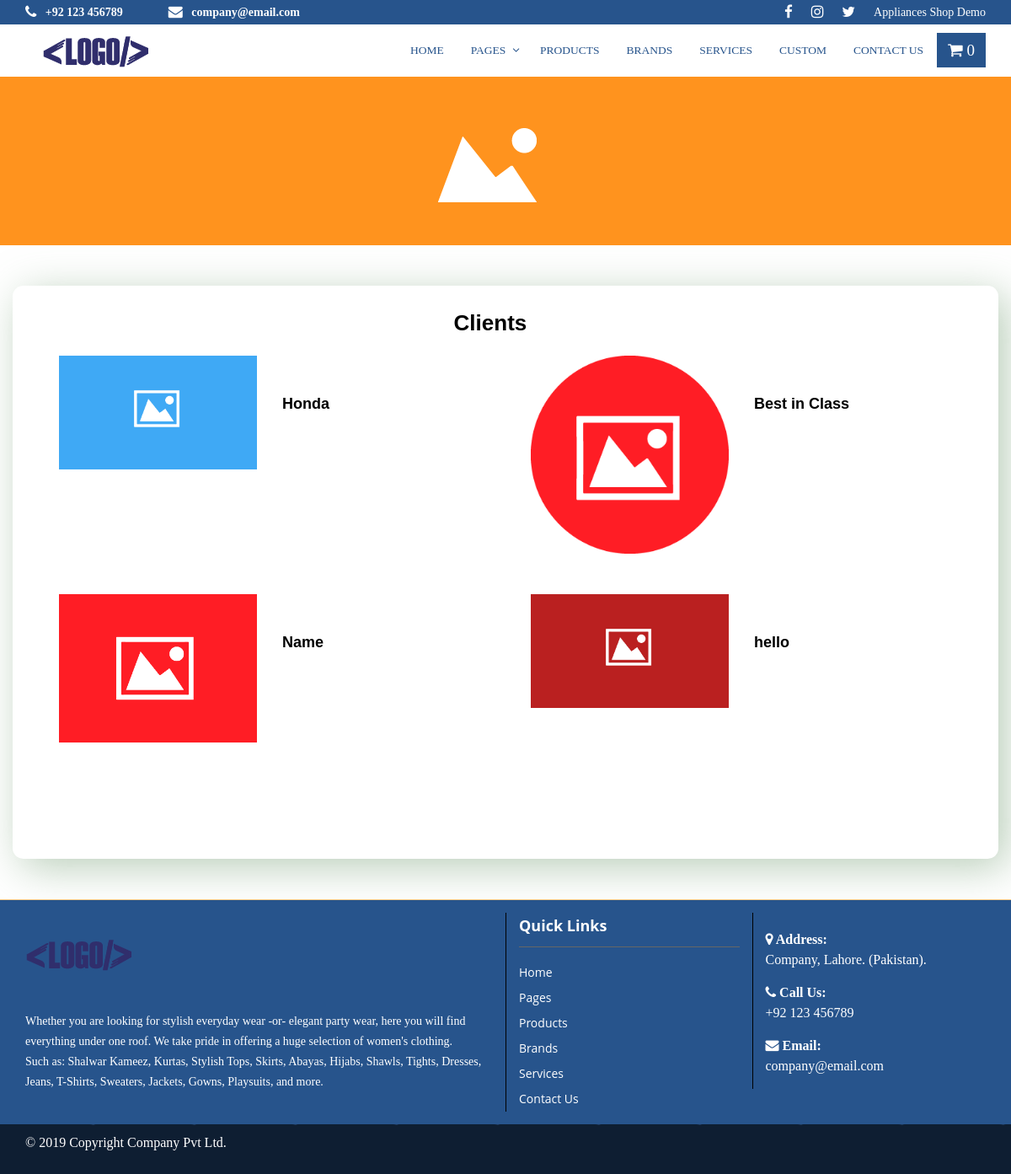
The page /client.php on the database its author committed.
### tables this page shows
CREATE TABLE IF NOT EXISTS `contact` (
  `id` int(11) NOT NULL AUTO_INCREMENT,
  `sitename` text,
  `logo` text,
  `phone` text,
  `email` text,
  `address` text,
  `gmaps` text,
  `cover` text,
  `post` text,
  `fpost` text,
  `facebook` text,
  `twitter` text,
  `insta` text,
  `youtube` text,
  PRIMARY KEY (`id`)
);

CREATE TABLE IF NOT EXISTS `pages` (
  `id` int(11) NOT NULL AUTO_INCREMENT,
  `name` text NOT NULL,
  `slug` varchar(90) NOT NULL,
  `icon` text,
  `metak` text,
  `metad` text,
  `cover` text,
  `post` text,
  `res` int(11) NOT NULL DEFAULT '0',
  `ordr` int(11) NOT NULL,
  `hide` int(11) NOT NULL DEFAULT '0',
  PRIMARY KEY (`id`),
  UNIQUE KEY `slug` (`slug`)
);

CREATE TABLE IF NOT EXISTS `clients` (
  `id` int(11) NOT NULL AUTO_INCREMENT,
  `catid` int(11) NOT NULL,
  `catslug` varchar(90) DEFAULT NULL,
  `name` text,
  `img` text,
  `url` text,
  `ordr` int(11) DEFAULT NULL,
  `feat` int(11) NOT NULL DEFAULT '1',
  PRIMARY KEY (`id`)
);

### client.php (the view, shortened to what this page needs)
<!DOCTYPE html>
<html lang="en">
<head>
  <?php include 'include/head.php'; ?>
  <?php if(empty( $_GET['page_name'])) $link = Null ?>
</head>
<body class="body-wrapper">
  <div class="main_wrapper">
  <?php include 'include/header.php'; ?>
  <?php
  $rows =mysqli_query($con,"SELECT * FROM pages where slug='clients' " ) or die(mysqli_error($con));
while($row=mysqli_fetch_array($rows)){
  $pagecover = $row['cover'];
}
?>
  <div class="banner">
    <img src="images/covers/<?php echo $pagecover ?>" class="img-responsive" width="100%">
  </div>
<br>
<br>
  <div class="container pbg">
    <div class="latest-projects text-center">
    <h2>Clients&nbsp;&nbsp;&nbsp;&nbsp;&nbsp;</h2>
    <div class="clearfix">&nbsp;</div>
    <div class="row">
    <?php
    $rows =mysqli_query($con,"SELECT * FROM clients  ORDER BY ordr" ) or die(mysqli_error($con));
    while($row=mysqli_fetch_array($rows)){
      $name = $row['name'];
      $img = $row['img'];
      ?>
    <div class="col-md-6">
        <div class="item-inner">
    <div class="item col-md-6 text-right">
              <div class="img">
                                <center>
                <figure id="">
                 <img  class="simg" src="images/clients/<?php echo $img ?>" alt="" id="img1c" />
                </figure>
                                </center>
              </div>
               <br>
              <br>
             </div>
               <div class="item col-md-6">
                   <br>
                   <br>
                      <h4 class="heading1" style="    text-align: left;"><?php echo $name ?></h4>
    </div>
        </div>
    </div>
  <?php } ?>
  </div>
  </div>
  </div>
    <?php include 'include/footer.php'; ?>
</div>
</body>
</html>

### include/header.php (shortened to what this page needs)
<?php
        $rows =mysqli_query($con,"SELECT * FROM shop where status='cart' AND device='$device'" ) or die(mysqli_error($con));        $rowcount=mysqli_num_rows($rows);
?>
<header class="header-wrapper">
    <div class="topbar clearfix bgcolor">
      <div class="container">
      <ul class="topbar-left ">
          <li><i class="fa fa-phone"></i> <?php echo $sitephone ?> </li>
          <li class="email-id"> <i class="fa fa-envelope"></i>
            <a class="theme-text" href="mailto:<?php echo $sitemail ?>"><?php echo $sitemail ?></a>
          </li>
        </ul>
        <ul class="topbar-right    hidden-xs  hidden-sm">
          <li><i class="fa fa-facebook"></i></li>
          <li><i class="fa fa-instagram"></i></li>
          <li><i class="fa fa-twitter"></i></li>
          <li><?php echo $sitename ?></li>
        </ul>
      </div>
    </div>
    <div class="header clearfix">
      <nav class="navbar navbar-main navbar-default">
        <div class="container">
          <div class="row">
            <div class="col-xs-12">
              <div class="header_inner">
                <center>
                <div class="collapse navbar-collapse" id="main-nav"><span class="navbar-header"></span>
                  <ul class="nav navbar-nav">
              <li class="newlogo">
                <div class="hidden-xs">
                                <a class="logo clearfix" href="home"><img src="images/<?php echo $sitelogo; ?>" alt="" class="img-responsive"/></a>
                     </div>
              </li>
                    <?php
                    $rows =mysqli_query($con,"SELECT name,slug,res FROM pages WHERE hide=0  ORDER BY ordr" ) or die(mysqli_error($con));
                      while($row=mysqli_fetch_array($rows)){
                        $slug = $row['slug'];
                        $name = $row['name'];
                        $res = $row['res'];
                        ?>
                    <li <?php if($link==$slug) echo'class="bgcolor"' ;?> <?php if($slug=='pages') echo'class="dropdown"' ; else if($slug=='videos') echo'style="display:none;"'; ?>>
                      <a href="<?php if($res==0) echo'cpages-' ;?><?php if($slug=='pages') echo'#'; else  echo $slug ?>"></span><?php echo $name ?></a>
                    </li>
                    <?php } ?>
                    <li class="cartmenu bgcolor hidden-xs">
  <div class="dropdown show">
  <a style="font-size: 19px;" class="btn btn-secondary dropdown-toggle hoverwhite" href="#" role="button" id="dropdownMenuLink" data-toggle="dropdown" aria-haspopup="true" aria-expanded="false" style="color: #fff">
    <i class="fa fa-shopping-cart"></i> <span><?php echo $rowcount ?></span>
  </a>
</div>
                </li>
                  </ul>
                </div>
              </center>
              </div>
            </div>
          </div>
        </div>
      </nav>
    </div>
  </header>

### include/footer.php (shortened to what this page needs)
<br>
<br>
<footer class="footer-v1">
  <div class="menuFooter clearfix bgcolor">
    <div class="container">
      <div class="row clearfix">
        <div class="col-sm-6 col-xs-12">
        	<p><img src="images/<?php echo $sitelogo; ?>" alt="" class="img-responsive"/></p>
        	<p><?php echo $fpost ;?></p>
        </div>
        <div class="col-sm-3 col-xs-12 borderLeft">
          <h5 class="theme-text">Quick Links</h5>
          <ul class="menuLink">
            <?php
            $rows =mysqli_query($con,"SELECT name,slug,res FROM pages where res=1 AND hide=0  ORDER BY ordr" ) or die(mysqli_error($con));
            while($row=mysqli_fetch_array($rows)){
              $slug = $row['slug'];
              $name = $row['name'];
              ?>
              <li <?php if($slug=='videos') echo ' style="display:none;" ' ; ?> ><a class="theme-text" href="<?php echo $slug ?>"><?php echo $name ?></a></li>
            <?php } ?>
          </ul>
        </div>
        <div class="col-sm-3 col-xs-6 borderLeft">
          <div class="footer-address">
            <p>
              <strong><i class="fa fa-map-marker"></i> Address:</strong> <br>
              <?php echo $siteaddress ?>
            </p>
            <p>
             <strong><i class="fa fa-phone"></i> Call Us:</strong> <br>
             <?php echo $sitephone ?>
           </p>
           <p>
             <strong><i class="fa fa-envelope"></i> Email:</strong> <br>
             <?php echo $sitemail ?>
           </p>
         </div>
       </div>
     </div>
   </div>
 </div>
 <div class="footer clearfix bgcolor bgdark">
  <div class="container">
    <div class="row clearfix">
      <div class="col-sm-6 col-xs-12 copyRight">
        <p>© 2019 Copyright Company Pvt Ltd. </p>
      </div>
      <div class="col-sm-6 col-xs-12 privacy_policy">
      </div>
    </div>
  </div>
</div>
</footer>

### css/theme-1.css (style rules this page uses)
.latest-projects { margin-bottom:60px }

### css/default.css (style rules this page uses)
a, a:hover, .header .navbar-default .navbar-nav li a:hover, .header .navbar-default .navbar-nav .active a, .header .navbar-default .navbar-nav .active a:hover, .header .navbar-default .navbar-nav .active a:focus, .header .navbar-nav li.open .dropdown-menu li a:hover, .header .navbar-nav li.open .dropdown-menu li a:focus, .header .navbar-nav li.dropdown .dropdown-menu li a:hover, .header .navbar-nav li.dropdown .dropdown-menu li a:focus, .header .navbar-nav li.open .dropdown-menu li.active a, .header .navbar-nav li.dropdown .dropdown-menu li.active a, .courses_right_inner td ul li.active a, .courses_right_inner td a:hover, .courses_left_inner ul li a:hover, .courses_left_inner ul li a:focus, .courses_left_inner ul li.active a, .item_inner a.fees, .sidebar_item.admission .item_inner.program ul li a:hover, .sidebar_item.admission .item_inner.program ul li.active a, .item_inner.question a, .fc-center h2, .fc-event-container a.more, ul.contact_info li .fa, ul.contact_info li a:hover, .error-content a, li.language.dropdown ul.dropdown-menu li.active a, li.language.dropdown ul.dropdown-menu li a:hover { color: var(--theme-color) }
.topbar, .btn.learnBtn, .related_post_sec a.more_post, .pagination>li>a, .pagination>li>span, .pagination>.active>a, .pagination>.active>span, .pagination>.active>a:hover, .pagination>.active>span:hover, .pagination>.active>a:focus, .pagination>.active>span:focus, .pagination>li>a:hover, .pagination>li>span:hover, .pagination>li>a:focus, .pagination>li>span:focus, .item_inner.slider .flex-direction-nav a, .single_content .tab_menu>ul li a:hover, .single_content .tab_menu>ul li.active a, .feature-section .commonBtn.secondaryBtn, .feature-section .commonBtn.secondaryBtn:hover, .feature-section .commonBtn.secondaryBtn:focus, .cartListInner .updateArea .btn, .cartListInner .updateArea .btn:hover { border-color: var(--theme-color) }
.topbar, .captionLink, .captionLink:hover, .learnBtn, .flex-control-paging li a.flex-active, .courses_right_inner th, .pagination>.active>a, .pagination>.active>span, .pagination>.active>a:hover, .pagination>.active>span:hover, .pagination>.active>a:focus, .pagination>.active>span:focus, .pagination>li>a:hover, .pagination>li>span:hover, .pagination>li>a:focus, .pagination>li>span:focus, #single_banner .flex-control-paging li a.flex-active, .single_content .tab_menu>ul li a:hover, .single_content .tab_menu>ul li.active a, .carousel-indicators li.active, .price-title, .version3 .header .navbar, .header-v3 .header .navbar, .feature-section .commonBtn.secondaryBtn, .cartListInner .updateArea .btn, .cartListInner .updateArea .btn:hover { background-color:var(--theme-color); }

### custom.css (style rules this page uses)
:root { --theme-color: #27548c; --theme-text: #fff; --text-color: #000; --hover-color: #000; }
.theme-text { color:var(--theme-text) !important; }
body { color:var(--text-color) !important; }
.h1, .h2, .h3, .h4, .h5, .h6, h1, h2, h3, h4, h5, h6 { color:var(--text-color) !important; }
body { font-family: Tahoma !important; font-weight: 100 !important; font-size: 16px; }
a { color: var(--theme-color) !important; }
.bgcolor { background-color: var(--theme-color) !important; color: var(--theme-text) !important; }
.pbg { background: #ffffff; padding: 3rem 4rem; box-shadow: 0px 0px 30px rgba(115, 128, 157, 0.1); -webkit-box-shadow: 5px 5px 15px var(--theme-color); border-radius: 1.25rem; }
.bgdark { background: url('images/bgdark.png'); background-size: contain; }
.hoverwhite { color:#fff !important; }
.menuLink li a { color: var(--theme-text); }

### client.php (style rules this page uses)
.pbg { background: #ffffff; padding: 3rem 4rem; box-shadow: 0px 0px 30px rgba(115, 128, 157, 0.1); -webkit-box-shadow: 10px 10px 50px rgba(115, 157, 116, 0.51); border-radius: 1.25rem; }

### include/header.php (style rules this page uses)
.cartmenu { position: relative; z-index: 99999; }
.newlogo { position: absolute !important; float: left !important; left: 35px; top: -18px; }
.navbar-nav { float: right; display: inline-block; margin-top: 10px; margin-bottom: 10px }

### rows shown on the page
contact: email "company@email.com", sitename "Appliances Shop Demo", logo (picture), fpost "Whether you are looking for stylish everyday wear -or- elegant party wear, here you will find everything under one roof. We take pride in offering a huge selection of women's clothing. Such as: Shalwar Kameez, Kurtas, Stylish Tops, Skirts, Abayas, Hijabs, Shawls, Tights, Dresses, Jeans, T-Shirts, Sweaters, Jackets, Gowns, Playsuits, and more.", address "Company, Lahore. (Pakistan).", phone "+92 123 456789"
pages: name "HOME", name "Home"
pages: name "PAGES", name "Pages"
pages: name "PRODUCTS", name "Products"
pages: name "BRANDS", name "Brands"
pages: name "SERVICES", name "Services"
pages: name "CUSTOM"
pages: name "CONTACT US", name "Contact Us"
pages: cover (picture)
clients: img (picture), name "Honda"
clients: img (picture), name "Best in Class"
clients: img (picture), name "Name"
clients: img (picture), name "hello"

### other values the page prints
$rowcount "0"
